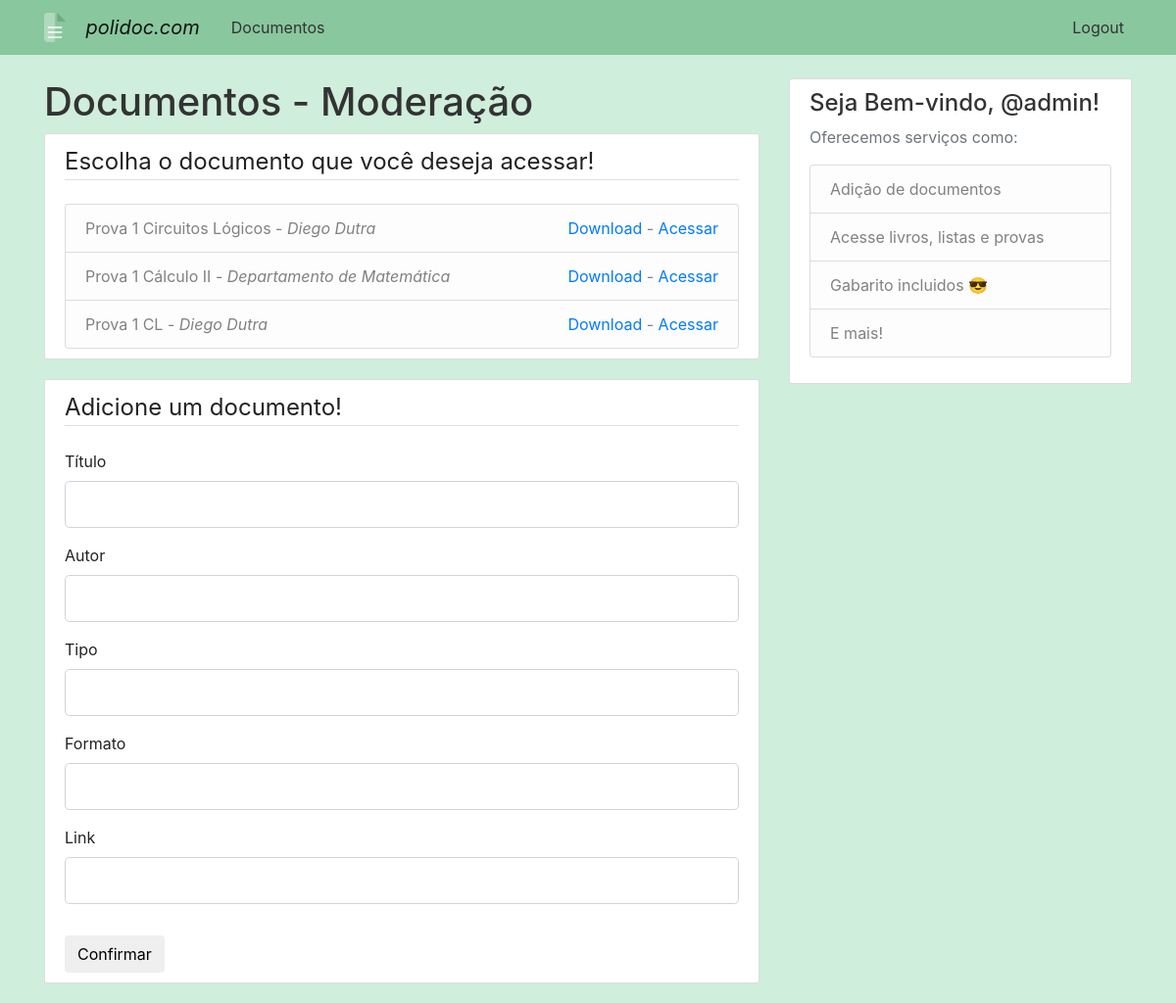
The app's page /documento (signed in) with its own data.
### app/models/db.py (models this page shows, shortened)
class Doc(db.Model):
    id = db.Column(db.Integer, primary_key=True, nullable=False)
    titulo = db.Column(db.String(150), nullable=False)
    autor = db.Column(db.String(120))
    tipo = db.Column(db.String(6), nullable=False)
    formato = db.Column(db.String(3), nullable=False)
    link = db.Column(db.String(150), nullable=False)

class Usuario(db.Model, UserMixin):
    id = db.Column(db.Integer, primary_key=True, nullable=False)
    nome_usuario = db.Column(db.String(120), unique=True, default= 'dados.nome', nullable=False)
    senha = db.Column(db.String(50), nullable=False)
    email = db.Column(db.String(50), unique=True, nullable=False)
    confirmado =  db.Column(db.Boolean, nullable=False, default=False)
    admin =  db.Column(db.Boolean, default=False)
    dados = db.relationship('Dados', backref='usuario', uselist=False, lazy=True)

### app/routes.py (the view, shortened to what this page needs)
@app.route('/documento', methods=['GET','POST'])
@login_required
@check_confirmed
def documento():
    quantidade = 10
    docs = Doc.query.limit(quantidade).all()
    form = AdicionarDoc()
    return render_template('documento.html', title='Documentos', docs=docs, form=form)

### app/forms/docs.py (shortened to what this page needs)
class AdicionarDoc(FlaskForm):
    titulo = StringField('Título', validators=[
                        DataRequired(message="Insira um titulo."),
                        Length(min=3, max=150, message="Insira um titulo menor.")])
    autor = StringField('Autor', validators=[
                        Length(min=3, max=120, message="Insira um nome de autor menor."), Optional()])
    tipo = StringField('Tipo', validators=[
                        DataRequired(message="Insira um titulo."),
                        Length(min=5, max=6, message="Insira um tipo válido.")])
    formato = StringField('Formato', validators=[
                        DataRequired(message="Insira um titulo."),
                        Length(min=3, max=3, message="Insira um formato válido (ex.: txt, pdf).")])
    link = StringField('Link', validators=[
                        DataRequired(message="Insira um link."),
                        URL(message="Insira um link válido.")])

### app/decoradores.py (called while the page is built)
def check_confirmed(func):
    @wraps(func)
    def decorated_function(*args, **kwargs):
        if current_user.confirmado is False:
            flash('Favor confirmar a sua conta!', 'warning')
            return redirect(url_for('n_confirmado'))
        return func(*args, **kwargs)
    return decorated_function

### app/models/db.py (called while the page is built)
@login_manager.user_loader
def load_user(id):
    return Usuario.query.get(int(id))

### app/templates/documento/documento.html (shortened to what this page needs)
{% extends "layout.html" %}
{% block content %}
{% if current_user.admin %}
    <h1>{{ title }} - Moderação</h1>
{% else %}
    <h1>{{ title }}</h1>
{% endif %}
<div role="main" class="content-section">
    <legend class="border-bottom mb-4">Escolha o documento que você deseja acessar!</legend>
    <ul class="list-group">
    {% for doc in docs %}
    <li class="list-group-item list-group-item-light d-flex justify-content-between">
        <div>
        {{ doc.titulo }} -
        <i> {{ doc.autor }} </i>
        </div>
        <div>
            <a class="text-right" href="{{ doc.link }}">Download</a> -
            <a class="text-right" href="{{ url_for('documento_esp', documento_id=doc.id) }}">Acessar</a>
        </div>
    </li>
    {% endfor %}
    </ul>
</div>
<div class="content-section">
    <form method="POST" action="">
        <fieldset class="form-group">
            <legend class="border-bottom mb-4">Adicione um documento!</legend>
            <div class="form-group">
                {{ form.titulo.label(class="form-control-label") }}
                {% if form.titulo.errors %}
                    {{ form.titulo(class="form-control form-control-lg is-invalid") }}
                    <div class="invalid-feedback">
                        {% for error in form.titulo.errors %}
                            <span>{{ error }}</span>
                        {% endfor %}
                    </div>
                {% else %}
                    {{ form.titulo(class="form-control form-control-lg") }}
                {% endif %}
            </div>
            <div class="form-group">
                {{ form.autor.label(class="form-control-label") }}
                {% if form.autor.errors %}
                    {{ form.autor(class="form-control form-control-lg is-invalid") }}
                    <div class="invalid-feedback">
                        {% for error in form.autor.errors %}
                            <span>{{ error }}</span>
                        {% endfor %}
                    </div>
                {% else %}
                    {{ form.autor(class="form-control form-control-lg") }}
                {% endif %}
            </div>
            <div class="form-group">
                {{ form.tipo.label(class="form-control-label") }}
                {% if form.tipo.errors %}
                    {{ form.tipo(class="form-control form-control-lg is-invalid") }}
                    <div class="invalid-feedback">
                        {% for error in form.tipo.errors %}
                            <span>{{ error }}</span>
                        {% endfor %}
                    </div>
                {% else %}
                    {{ form.tipo(class="form-control form-control-lg") }}
                {% endif %}
            </div>
            <div class="form-group">
                {{ form.formato.label(class="form-control-label") }}
                {% if form.formato.errors %}
                    {{ form.formato(class="form-control form-control-lg is-invalid") }}
                    <div class="invalid-feedback">
                        {% for error in form.formato.errors %}
                            <span>{{ error }}</span>
                        {% endfor %}
                    </div>
                {% else %}
                    {{ form.formato(class="form-control form-control-lg") }}
                {% endif %}
            </div>
            <div class="form-group">
                {{ form.link.label(class="form-control-label") }}
                {% if form.link.errors %}
                    {{ form.link(class="form-control form-control-lg is-invalid") }}
                    <div class="invalid-feedback">
                        {% for error in form.link.errors %}
                            <span>{{ error }}</span>
                        {% endfor %}
                    </div>
                {% else %}
                    {{ form.link(class="form-control form-control-lg") }}
                {% endif %}
            </div>
        </fieldset>
        <button type="submit" class="btn btn-default"> Confirmar </button>
    </form>
</div>
{% endblock %}

### app/templates/layout.html (shortened to what this page needs)
<!DOCTYPE html>
<html>
<head>
    <link rel="stylesheet" href="https://maxcdn.bootstrapcdn.com/bootstrap/4.0.0/css/bootstrap.min.css">
    <link rel="stylesheet" type="text/css" href="{{ url_for('static', filename='main.css') }}">
</head>
<body>
    <header class="site-header">
        <nav class="navbar navbar-custom navbar-expand-md navbar-light fixed-top">
          <div class="container">
            <a href="{{ url_for('home')}}">
            <img id="logo" src="{{ url_for('static', filename='favicon.png') }}" style="height: 30px; "></a>
            <a class="navbar-brand mr-4" href="{{ url_for('home') }}" style="padding-left:1em"><i>polidoc.com</i></a>
            <div class="collapse navbar-collapse" id="navbarToggle">
            {% if current_user.is_authenticated %}
              <div class="collapse navbar-collapse" id="navbarToggle">
                <div class="navbar-nav mr-auto">
                  <a class="nav-item nav-link" href="{{ url_for('documento') }}">Documentos</a>
                </div>
                    <div class="navbar-nav">
                        <a class="nav-item nav-link" href="{{ url_for('logout') }}">Logout</a>
                    </div>
                </div>
            {% else %}
                <div class="navbar-nav">
                    <a class="nav-item nav-link" href="{{ url_for('login') }}">Login</a>
                    <a class="nav-item nav-link" href="{{ url_for('cadastro') }}">Cadastro</a>
                </div>
              </div>
            {% endif %}
            </div>
          </div>
        </nav>
    </header>
    <main role="main" class="container">
    <div class="row">
        <div class="col-md-8">
            {% block content %}{% endblock %}
        </div>
        <div class="col-md-4">
            <div class="content-section">
                {% if current_user.is_authenticated %}
                    <h4>Seja Bem-vindo, @{{ current_user.nome_usuario }}! </h4>
                {% else %}
                    <h3>Seja Bem-vindo!</h3>
                {% endif %}
                <p class='text-muted'>Oferecemos serviços como:
                <ul class="list-group">
                    <li class="list-group-item list-group-item-light">Adição de documentos</li>
                    <li class="list-group-item list-group-item-light">Acesse livros, listas e provas</li>
                    <li class="list-group-item list-group-item-light">Gabarito incluidos 😎</li>
                    <li class="list-group-item list-group-item-light">E mais!</li>
                </ul>
                </p>
            </div>
            </div>
    </div>
    </main>
</body>
</html>

### app/static/main.css (style rules this page uses)
body { background: #cfeedc; color: #222222; margin-top: 5rem; }
h1, h2, h3, h4, h5, h6 { color: #333333; }
.site-header .navbar-nav .nav-link { color: #333333; }
.content-section { background: #ffffff; padding: 10px 20px; border: 1px solid #dddddd; border-radius: 3px; margin-bottom: 20px; }

### app/templates/layout.html (style rules this page uses)
body { background-color: #cfeedc; }
.navbar-custom { background-color: #89c79e; }

### records on screen
Doc: titulo "Prova 1 Circuitos Lógicos", autor "Diego Dutra"
Doc: titulo "Prova 1 Cálculo II", autor "Departamento de Matemática"
Doc: titulo "Prova 1 CL", autor "Diego Dutra"
Usuario: nome_usuario "admin"

### other values on screen
{{ title }} "Documentos"
